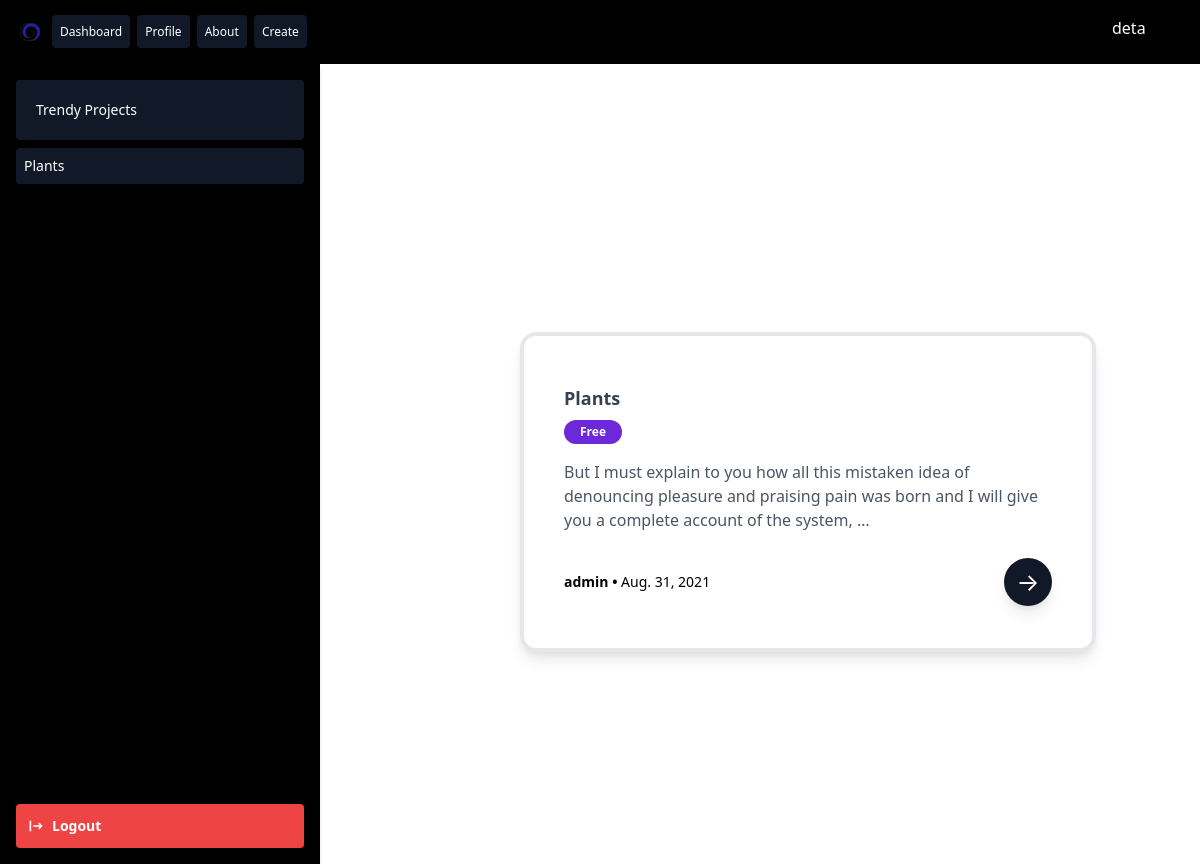
Screenshot of /projects/ (signed in) with the database file from the repository.
### dbschema/models.py (models this page shows, shortened)
class Project(models.Model):
    curator = models.ForeignKey(User,
                                related_name='projects',
                                on_delete=models.CASCADE)
    published = models.DateField(auto_now_add=True)
    modified_time = models.DateTimeField(auto_now=True)
    description = models.TextField()
    institute = models.CharField(max_length=255)
    name = models.CharField(max_length=255)
    dburl = models.URLField()
    samples = models.PositiveIntegerField()
    def get_absolute_url(self):
        return reverse('project', args=[self.id])
    tags = TaggableManager()

### dbschema/views.py (the view)
# urls.py: path('', views.project_list, name='projects'),
def project_list(request):
    projects = Project.objects.all()
    context = {
        'projects': projects,
    }
    return render(request, 'dbschema/project-list.html', context)

### dbschema/templates/dbschema/project-list.html
{% extends 'dbschema/base.html' %}
{% block content %}
<section class="m-auto items-center">
{% for project in projects %}
<div class="">
  <div class="ml-24 min-w-400px mt-14 border-solid border-4 border-light-blue-500 bg-white max-w-xl rounded-2xl px-10 py-8 shadow-lg hover:shadow-2xl transition duration-500">
    <div class="mt-4">
      <h1 class="text-lg text-gray-700 font-semibold hover:underline cursor-pointer">{{ project.name }}</h1>
      <div class="flex mt-2">
            <span class="inline-block rounded-full text-white bg-purple-700 cursor-pointer px-4 py-1 text-xs font-bold mr-3">Free</span>
      </div>
      <p class="mt-4 text-md text-gray-600">{{ project.description|truncatewords:30 }}</p>
      <div class="flex justify-between items-center">
        <div class="mt-4 flex items-center space-x-4 py-6">
          <div class="text-sm font-semibold">{{ project.curator }} • <span class="font-normal"> {{ project.published }}</span></div>
        </div>
        <div class="p-6 bg-gray-900 rounded-full h-4 w-4 flex items-center justify-center text-2xl text-white mt-4 shadow-lg cursor-pointer">
            <a href="{{ project.get_absolute_url }}">
                →
            </a>
        </div>
      </div>
    </div>
  </div>
</div>
</section>
{% endfor %}
{% endblock %}
{% block othercontent %}
        {% for project in projects %}
        <div class="bg-gray-900 text-white p-2 rounded mt-2 cursor-pointer hover:bg-gray-700 hover:text-blue-300">{{ project.name }}</div>
        {% endfor %}
{% endblock %}

### dbschema/templates/dbschema/base.html (shortened to what this page needs)
{% load static %}
<!doctype html>
<html lang="en">
<head>
    <link href="https://unpkg.com/tailwindcss@2.0.1/dist/tailwind.min.css" rel="stylesheet">
</head>
<body>
<header class="w-full bg-black p-4 flex justify-between items-center">
  <nav class="flex items-center">
    <img class="cursor-pointer w-7 h-7" src="{% static 'img/tt-design.svg' %}" />
    <div class="text-white text-xs hidden sm:block ml-2">
      <a href="#" class="bg-gray-900 hover:bg-gray-700 p-2 rounded cursor-pointer">Dashboard</a>
      <a href="#" class="bg-gray-900 hover:bg-gray-700 p-2 rounded cursor-pointer ml-1">Profile</a>
      <a href="#" class="bg-gray-900 hover:bg-gray-700 p-2 rounded cursor-pointer ml-1">About</a>
      <a href="#" class="bg-gray-900 hover:bg-gray-700 p-2 rounded cursor-pointer ml-1">Create</a>
    </div>
  </nav>
  <div class="mr-10 text-white w-8 h-8 cursor-pointer">
    {{ request.user.username }}
  </div>
</header>
<main class="flex w-full h-screen">
<aside class="w-80 h-screen bg-black shadow-md w-fulll hidden sm:block">
  <div class="flex flex-col justify-between h-screen p-4 bg-black">
      <div class="text-sm">
        <div class="bg-gray-900 text-white p-5 rounded cursor-pointer">Trendy Projects</div>
          {% block othercontent %}
          {% endblock %}
      </div>
      <div class="flex p-3 text-white bg-red-500 rounded cursor-pointer text-center text-sm">
        <button class="rounded inline-flex items-center">
          <span class="font-semibold">
              <a href="{% url 'logout' %}">
                Logout
              </a>
          </span>
        </button>
      </div>
  </div>
</aside>
    {% block content %}
    {% endblock %}
</main>
</body>
</html>

### rows the page displays
Project: name "Plants", description "But I must explain to you how all this mistaken idea of denouncing pleasure and praising pain was born and I will give you a complete account of the system, …", curator "admin", published "Aug. 31, 2021"

### other values shown
{{ request.user.username }} "deta"
